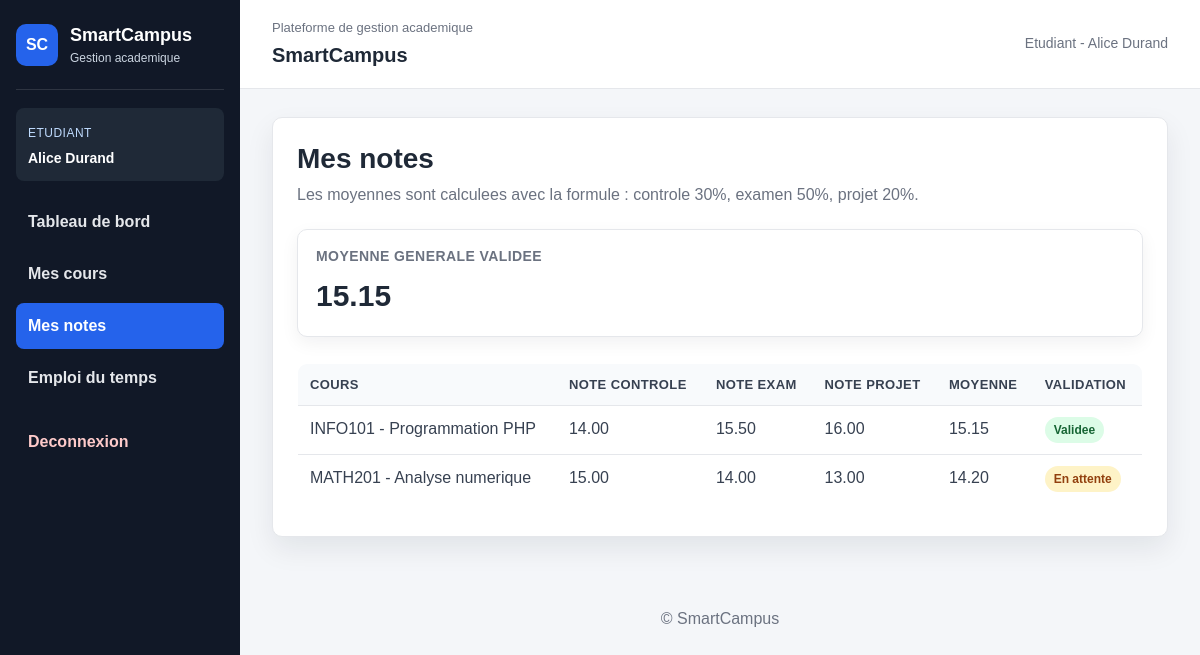
Page /etudiant/notes.php (signed in) on the committed database.
### tables this page shows
CREATE TABLE note (
    id_note INT AUTO_INCREMENT PRIMARY KEY,
    note_controle DECIMAL(5,2),
    note_exam DECIMAL(5,2),
    note_projet DECIMAL(5,2),
    moyenne DECIMAL(5,2),
    validee TINYINT(1) DEFAULT 0,
    date_saisie DATETIME,
    date_validation DATETIME,
    id_etudiant INT NOT NULL,
    id_cours INT NOT NULL,
    CONSTRAINT fk_note_etudiant
        FOREIGN KEY (id_etudiant) REFERENCES etudiant(id_etudiant),
    CONSTRAINT fk_note_cours
        FOREIGN KEY (id_cours) REFERENCES cours(id_cours)
);

CREATE TABLE cours (
    id_cours INT AUTO_INCREMENT PRIMARY KEY,
    code_cours VARCHAR(50) NOT NULL,
    titre VARCHAR(150) NOT NULL,
    description TEXT,
    capacite_max INT NOT NULL,
    jour VARCHAR(20) NOT NULL,
    heure_debut TIME NOT NULL,
    heure_fin TIME NOT NULL,
    salle VARCHAR(50) NOT NULL,
    semestre VARCHAR(50) NOT NULL,
    id_enseignant INT NOT NULL,
    UNIQUE (code_cours),
    CONSTRAINT fk_cours_enseignant
        FOREIGN KEY (id_enseignant) REFERENCES enseignant(id_enseignant)
);

### etudiant/notes.php (the view, shortened to what this page needs)
<?php
require_once __DIR__ . '/../config/db.php';
$id_etudiant = $_SESSION['id_etudiant'] ?? 0;
$stmt_moyenne = mysqli_prepare($conn, "SELECT AVG(moyenne) AS moyenne_generale FROM note WHERE id_etudiant = ? AND validee = 1");
mysqli_stmt_bind_param($stmt_moyenne, "i", $id_etudiant);
mysqli_stmt_execute($stmt_moyenne);
$moyenne_generale = mysqli_fetch_assoc(mysqli_stmt_get_result($stmt_moyenne))['moyenne_generale'] ?? null;
$sql = "SELECT cours.code_cours, cours.titre,
               note.note_controle, note.note_exam, note.note_projet,
               note.moyenne, note.validee
        FROM note
        INNER JOIN cours ON note.id_cours = cours.id_cours
        WHERE note.id_etudiant = ?
        ORDER BY cours.code_cours";
$stmt = mysqli_prepare($conn, $sql);
mysqli_stmt_bind_param($stmt, "i", $id_etudiant);
mysqli_stmt_execute($stmt);
$resultat = mysqli_stmt_get_result($stmt);
include __DIR__ . '/../includes/header.php';
?>
<section class="container">
    <h1>Mes notes</h1>
    <p class="page-subtitle">Les moyennes sont calculees avec la formule : controle 30%, examen 50%, projet 20%.</p>
    <section class="stats-grid">
        <article class="stat-card">
            <h2>Moyenne generale validee</h2>
            <p><?php echo $moyenne_generale !== null ? number_format($moyenne_generale, 2) : '-'; ?></p>
        </article>
    </section>
    <table>
        <thead>
            <tr>
                <th>Cours</th>
                <th>Note controle</th>
                <th>Note exam</th>
                <th>Note projet</th>
                <th>Moyenne</th>
                <th>Validation</th>
            </tr>
        </thead>
        <tbody>
            <?php if ($resultat && mysqli_num_rows($resultat) > 0): ?>
                <?php while ($note = mysqli_fetch_assoc($resultat)): ?>
                    <tr>
                        <td><?php echo htmlspecialchars($note['code_cours'] . ' - ' . $note['titre']); ?></td>
                        <td><?php echo htmlspecialchars($note['note_controle']); ?></td>
                        <td><?php echo htmlspecialchars($note['note_exam']); ?></td>
                        <td><?php echo htmlspecialchars($note['note_projet']); ?></td>
                        <td><?php echo htmlspecialchars(number_format((float) $note['moyenne'], 2)); ?></td>
                        <td>
                            <span class="badge <?php echo $note['validee'] ? 'badge-success' : 'badge-warning'; ?>">
                                <?php echo $note['validee'] ? 'Validee' : 'En attente'; ?>
                            </span>
                        </td>
                    </tr>
                <?php endwhile; ?>
            <?php else: ?>
                <tr><td colspan="6">Aucune note disponible.</td></tr>
            <?php endif; ?>
        </tbody>
    </table>
</section>
<?php include __DIR__ . '/../includes/footer.php'; ?>

### assets/css/style.css (style rules this page uses)
* { box-sizing: border-box; }
:root { --bg: #f4f6f9; --panel: #ffffff; --sidebar: #111827; --sidebar-soft: #1f2937; --text: #1f2937; --muted: #6b7280; --border: #e5e7eb; --primary: #2563eb; --primary-dark: #1d4ed8; --success: #16a34a; --warning: #f59e0b; --danger: #dc2626; --shadow: 0 12px 28px rgba(15, 23, 42, 0.08); }
body { margin: 0; font-family: Arial, Helvetica, sans-serif; background: var(--bg); color: var(--text); line-height: 1.5; }
.container, .section-card, .form-card { background: var(--panel); border: 1px solid var(--border); border-radius: 10px; box-shadow: var(--shadow); }
.container { padding: 24px; overflow-x: auto; }
h1, h2, h3 { color: var(--text); line-height: 1.2; }
h1 { margin: 0 0 8px; font-size: 28px; }
h2 { font-size: 20px; }
.page-subtitle { margin: 0 0 22px; color: var(--muted); }
.stats-grid { display: grid; grid-template-columns: repeat(auto-fit, minmax(170px, 1fr)); gap: 16px; margin: 22px 0 26px; }
.stat-card { padding: 18px; background: #ffffff; border: 1px solid var(--border); border-radius: 10px; box-shadow: 0 6px 18px rgba(15, 23, 42, 0.06); }
.stat-card h2, .stat-label { margin: 0 0 8px; color: var(--muted); font-size: 14px; font-weight: bold; text-transform: uppercase; letter-spacing: 0.03em; }
.stat-card p, .stat-value { margin: 0; color: var(--text); font-size: 30px; font-weight: bold; }
.table-responsive, .container { overflow-x: auto; }
table { width: 100%; min-width: 760px; border-collapse: collapse; margin: 18px 0 8px; background: #ffffff; border: 1px solid var(--border); border-radius: 10px; overflow: hidden; }
th, td { padding: 11px 12px; border-bottom: 1px solid var(--border); text-align: left; vertical-align: top; }
th { background: #f8fafc; color: #374151; font-size: 13px; text-transform: uppercase; letter-spacing: 0.03em; }
td { color: #374151; }
tr:last-child td { border-bottom: 0; }
.actions-cell, td:last-child { white-space: nowrap; }
.badge { display: inline-flex; align-items: center; justify-content: center; padding: 4px 9px; border-radius: 999px; font-size: 12px; font-weight: bold; white-space: nowrap; }
.badge-success { color: #166534; background: #dcfce7; }
.badge-warning { color: #92400e; background: #fef3c7; }

### rows in the picture
note: id_cours.titre "INFO101 - Programmation PHP", note_controle "14.00", note_exam "15.50", note_projet "16.00", moyenne "15.15", validee "Validee"
note: id_cours.titre "MATH201 - Analyse numerique", note_controle "15.00", note_exam "14.00", note_projet "13.00", moyenne "14.20", validee "En attente"

### other values in the picture
$libelle_role "ETUDIANT"
$nom_complet "Alice Durand"
$libelle_role "Etudiant"
$moyenne_generale "15.15"
